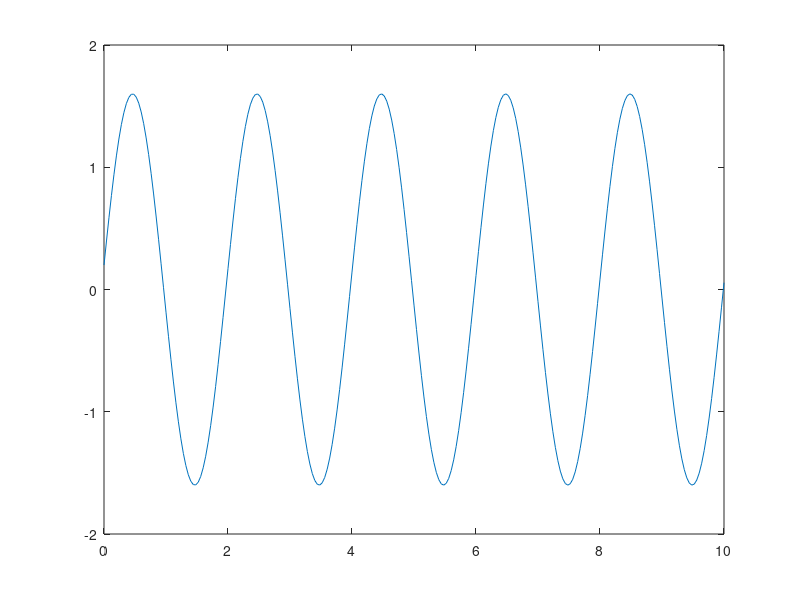
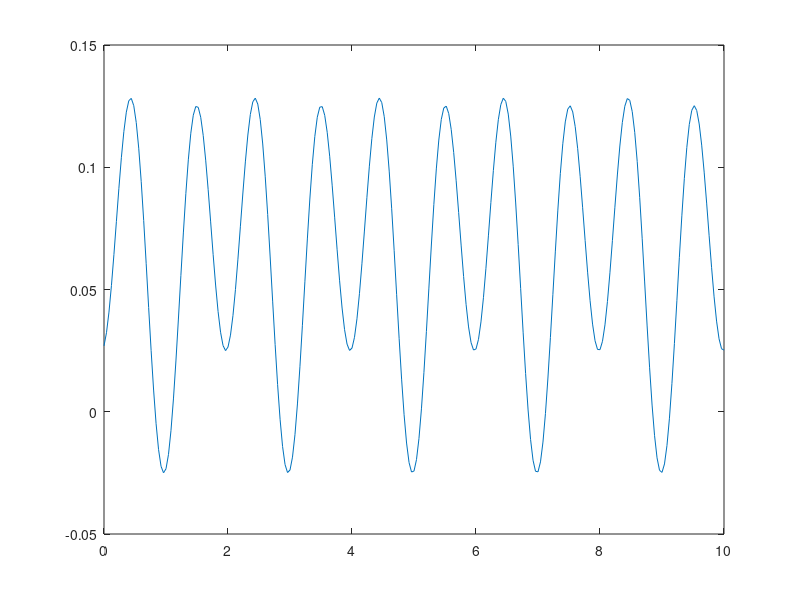

These figures' MATLAB source, in order:
%pendulum problem using euler chromer
clc
clear all
close all
dt=0.04;
G=9.8;
l=1;
m=0.01;
t=[0:dt:10];
n=length(t);
theta=zeros(1,n);
w=zeros(1,n);
w(1)=5;
theta(1)=0.2;
f=@(t,theta,w) w;
g=@(t,theta,w) -(G/l)*theta;
for i=1:n-1
    w(i+1)=w(i)+dt*g(t,theta(i),w(i));
    theta(i+1)=theta(i)+dt*f(t,theta(i),w(i+1));
end
figure
plot(t,theta)
%energy cal
E=zeros(n,1);
n=length(t);
for i=1:n
    E(i)=(1/2)*m*l*l*w(i)+(1/2)*m*G*l*theta(i)^2;
end
figure
plot(t,E)